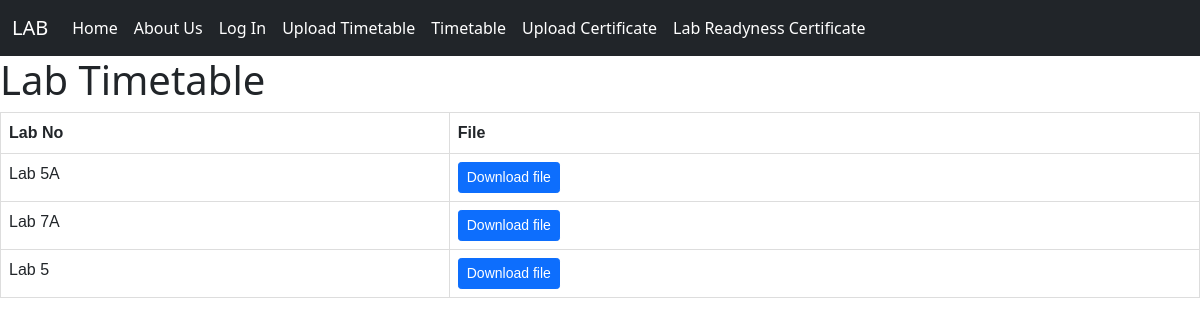
Page /timetable on the earlier database version.
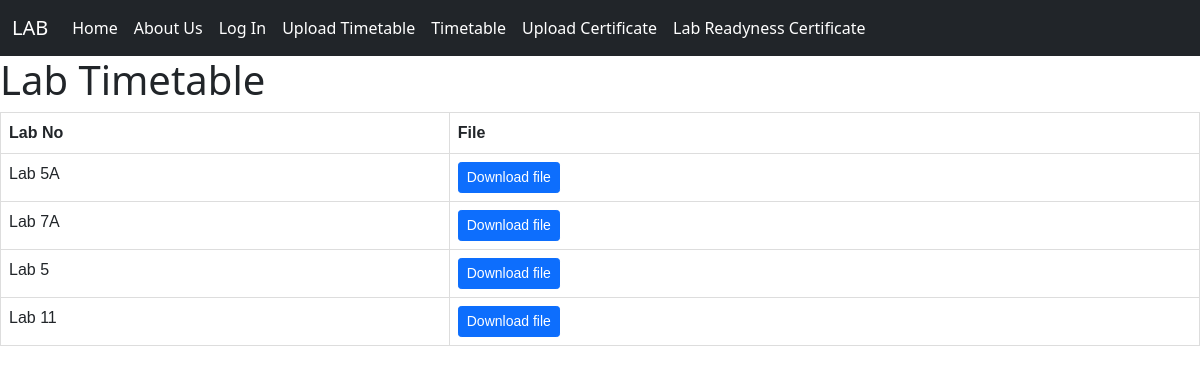
Same page on the later database version.
### Home/models.py (models this page shows, shortened)
class tt_file(models.Model):
    lab_no = models.CharField(max_length=10, unique=True)
    tt_pdf = models.FileField(upload_to='uploads/timetable')
    uploaded_at = models.DateTimeField(auto_now_add=True)

### Home/views.py (the view)
# urls.py: path("timetable", views.timetable, name='timetable'),
def timetable(request):
    timetable_file = tt_file.objects.all()
    return render(request, 'timetable.html', {'timetable_file': timetable_file})

### templates/timetable.html (shortened to what this page needs)
{% extends 'base.html' %}
{%block body%}
<h1>Lab Timetable</h1>
<table class='table'>
    <tr>
        <th>Lab No</th>
        <th>File</th>
    </tr>
    {% for tt_file in timetable_file %}
    <tr>
        <td>{{ tt_file.lab_no }}</td>
        <td><a href="{{ tt_file.tt_pdf.url }}" class="btn btn-primary btn-sm" target="_blank">
        Download file</a>
        </td>
    </tr>
    {% endfor %}
</table>
{% endblock %}

Differences in the rows shown:
added tt_file: lab_no "Lab 11"
